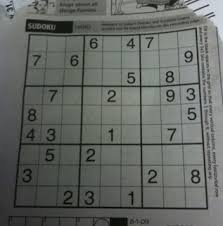
#> input picture python/open cv/suduko.jpg, 223 x 226 px
$ python image_threshold.py
#> lines starting #> are read from the running program, lines starting #| are printed output that depends on the picture; after the words box and inside, x2 and y2 are one past the last pixel; in counts of white or black regions, pixels touching at a corner belong together
import cv2
import numpy as np
'''
img=cv2.imread("veera.jpg")
ret,thresh1=cv2.threshold(img,127,255,cv2.THRESH_BINARY)
ret,thresh2=cv2.threshold(img,127,255,cv2.THRESH_TOZERO)
ret,thresh3=cv2.threshold(img,127,255,cv2.THRESH_BINARY_INV)
ret,thresh4=cv2.threshold(img,127,255,cv2.THRESH_TRUNC)
ret,thresh5=cv2.threshold(img,127,255,cv2.THRESH_TOZERO_INV)
cv2.imshow("Frame1",thresh1)
cv2.imshow("Frame2",thresh2)
cv2.imshow("Frame3",thresh3)
cv2.imshow("Frame4",thresh4)
cv2.imshow("Frame5",thresh5)
k=cv2.waitKey(0)
if k == 27:
    cv2.destroyAllWindows()
'''

img=cv2.imread("suduko.jpg",0)
#> img: shape (226, 223); min 0, max 226, mean 102.4
img1=cv2.medianBlur(img,3)
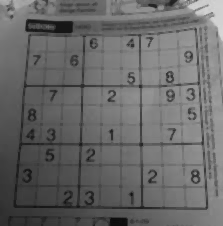
#> img1: shape (226, 223); min 11, max 214, mean 103.9
ret,th1=cv2.threshold(img1,110,255,cv2.THRESH_BINARY)
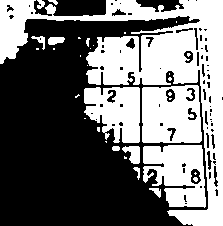
#> th1: shape (226, 223); 43.7% white; 34 white regions (21 under 20 px), largest, box (x1, y1, x2, y2) and area: (0, 0, 223, 226) 13086, (142, 85, 202, 143) 3029, (143, 145, 206, 208) 2820
th2=cv2.adaptiveThreshold(img1,255,cv2.ADAPTIVE_THRESH_GAUSSIAN_C,cv2.THRESH_BINARY,11,3)
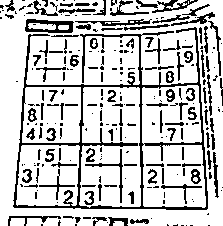
#> th2: shape (226, 223); 78.3% white; black in thin lines or dots
th3=cv2.adaptiveThreshold(img,255,cv2.ADAPTIVE_THRESH_MEAN_C,cv2.THRESH_BINARY,11,2)
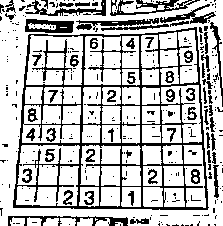
#> th3: shape (226, 223); 74.1% white; black in thin lines or dots
th4=cv2.adaptiveThreshold(th1,255,cv2.ADAPTIVE_THRESH_MEAN_C,cv2.THRESH_BINARY,11,2)
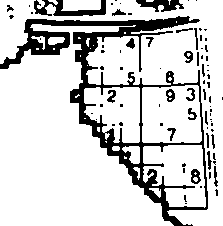
#> th4: shape (226, 223); 82.5% white; 80 black regions (56 under 20 px), largest, box (x1, y1, x2, y2) and area: (0, 16, 208, 226) 6612, (34, 0, 106, 16) 547, (136, 0, 184, 12) 335
th5=cv2.adaptiveThreshold(th1,255,cv2.ADAPTIVE_THRESH_GAUSSIAN_C,cv2.THRESH_BINARY,11,2)
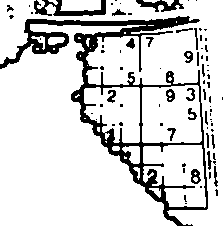
#> th5: shape (226, 223); 84.1% white; 80 black regions (56 under 20 px), largest, box (x1, y1, x2, y2) and area: (0, 16, 208, 226) 5860, (34, 0, 106, 16) 520, (136, 0, 184, 12) 286
cv2.imshow("Frame1",th1)
cv2.imshow("Frame2",th2)
cv2.imshow("Frame3",th3)
cv2.imshow("Frame4",th4)
cv2.imshow("Frame5",th5)
k=cv2.waitKey(0)
#> (key Esc is pressed here)
if k ==27:
    cv2.destroyAllWindows()
